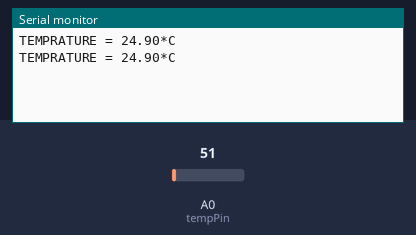
Bench run of a sketch on a simulated Arduino Uno, built with avr-gcc and run on an emulated ATmega328P. On the bench: the last lines printed to the serial monitor. The test bench sets the inputs (shaded band); at power-on: A0 (tempPin) = 51.

Above: at 1.8 s.
1.9 s: A0 (tempPin) set to 61
At 2.5 s:
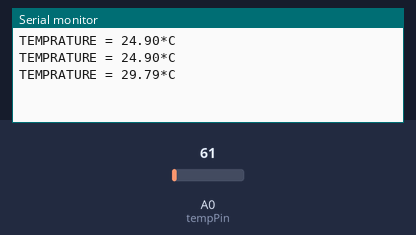
3.4 s: A0 (tempPin) set to 71
At 4.8 s:
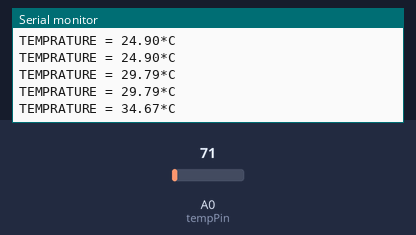
Timing chart, 0 to 6.4 s (numbered marks = the images above; inputs shaded):
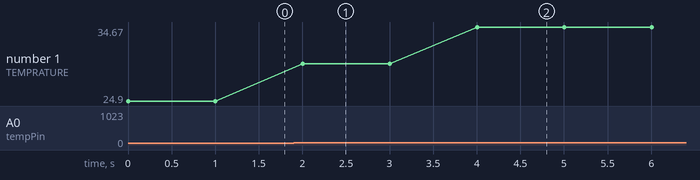

The sketch:

read_temperature_a0.c.ino
```cpp
int val;
int tempPin = A0;

void setup() {
  // put your setup code here, to run once:
  Serial.begin(9600);
}

void loop() {
  // put your main code here, to run repeatedly:
  val = analogRead(tempPin);
float mv = ( val/1024.0)*5000;
float cel = mv/10;
  //float farh = (cel*9)/5 + 32;

Serial.print("TEMPRATURE = ");
Serial.print(cel);
Serial.print("*C");
Serial.println();
delay(1000);

/* uncomment this to get temperature in farenhite
Serial.print("TEMPRATURE = ");
Serial.print(farh);
Serial.print("*F");
Serial.println();


*/
}
```

Measured:
- after the input at 1.9 s, the serial monitor: prints a new line after 0.10 s (image 1)
- after the input at 3.4 s, the serial monitor: prints a new line after 0.60 s (image 2)
- plotted number 1: 24.9 → 29.79 after the input at 1.9 s, 29.79 → 34.67 after the input at 3.4 s
